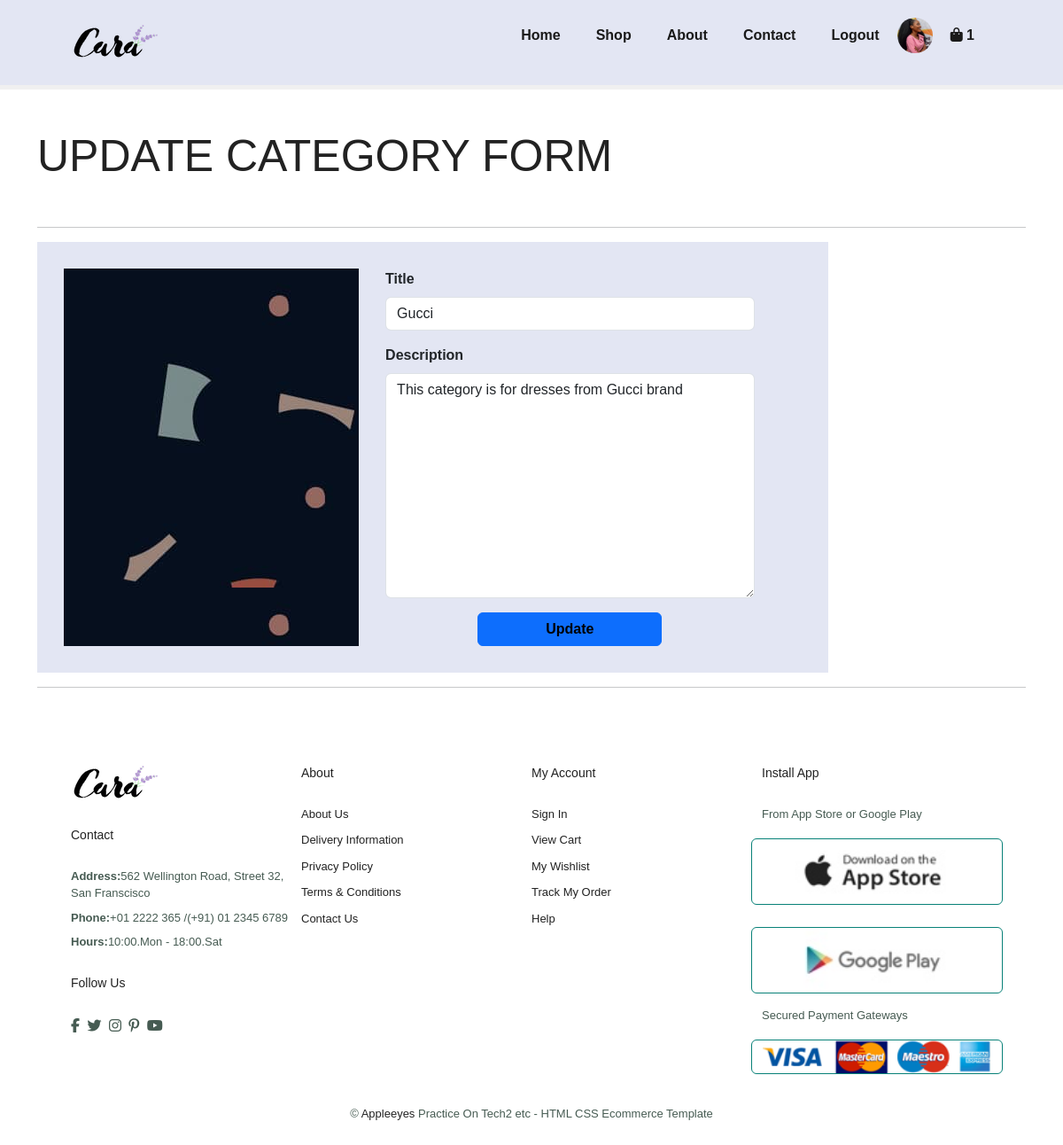
/admin/categories/update?id=1 (signed in), run on the app's committed database.
### tables this page shows
CREATE TABLE `categories` (
  `category_id` tinyint(4) NOT NULL,
  `title` varchar(30) NOT NULL,
  `description` text NOT NULL
);

### config/auth.php (called while the page is built)
<?php
function authorizeAdmin()
{
    return isset($_SESSION['user_role']) && $_SESSION['user_role'];
}
?>

### src/Controllers/AdminController.php (called while the page is built, shortened)
<?php
class AdminController
{
    public function showUpdateCategoryForm()
    {
        $category_id = $_GET['id'];
        $admin = new Admin();
        $categoryData = $admin->fetchCategoryById($category_id);
        require_once __DIR__ . '/../Views/Users/admin/updateCategory.php';
    }
}

### src/App/Router.php (called while the page is built, shortened)
<?php
class Router
{
    private array $handlers;
    private function addHandler(string $method, string $path, $handler): void
    {
        $this->handlers[$method . $path] = [
            'path' => $path,
            'method' => $method,
            'handler' => $handler,
        ];
    }
    public function run()
    {
        $requestUri = parse_url($_SERVER['REQUEST_URI']);
        $requestPath = $requestUri['path'];
        $method = $_SERVER['REQUEST_METHOD'];
        $callback = null;
        foreach ($this->handlers as $handler){
            if ($handler['path'] === $requestPath && $method === $handler['method']){
                $callback = $handler['handler'];
            }
        }
        if(is_string($callback)){
            $parts = explode('::', $callback);
            if (is_array($parts)){
                $className = array_shift(array:$parts);
                $handler = new $className;
                $method = array_shift(array: $parts);
                $callback = [$handler, $method];
            }
        }
        call_user_func_array($callback, [
            array_merge($_GET, $_POST)
        ]);
    }
}

### index.php (called while the page is built, shortened)
<?php
require_once __DIR__ . "/config/database.php";
$router = new Router();
$router->get(path: BASE_URL, handler:MainController::class . '::execute');
$router->get(path: BASE_URL . 'about', handler: MainController::class . '::showAboutPage');
$router->get(path: BASE_URL . 'contact', handler: MainController::class . '::showContactPage');
$router->get(path: BASE_URL . 'product', handler: ProductController::class . '::execute');
$router->get(path: BASE_URL . 'product/add', handler: ProductController::class . '::showAddProductForm');
$router->post(path: BASE_URL . 'product/add', handler: ProductController::class . '::addProduct');
$router->get(path: BASE_URL . 'product/update', handler: ProductController::class . '::showUpdateProductForm');
$router->post(path: BASE_URL . 'product/update', handler: ProductController::class . '::UpdateProduct');
$router->get(path: BASE_URL . 'product/details', handler: ProductController::class . '::showProductDetails');
$router->post(path: BASE_URL . 'product/review', handler: ProductController::class . '::addReview');
$router->get(path: BASE_URL . 'product/all-reviews', handler: ProductController::class . '::showReviewPage');
$router->get(path: BASE_URL . 'product/search', handler: ProductController::class. '::userSearch');
$router->get(path: BASE_URL . 'product/category', handler: ProductController::class . '::showCategoryProduct');
$router->get(path: BASE_URL . 'register', handler: UserController::class . '::showUserRegisterForm');
$router->post(path: BASE_URL . 'register/add', handler: UserController::class . '::registerUser');
$router->get(path: BASE_URL . 'login', handler: UserController::class . '::showUserLoginForm');
$router->get(path: BASE_URL . 'logout', handler: UserController::class . '::logoutUser');
$router->post(path: BASE_URL . 'login/add', handler: UserController::class . '::loginUser');
$router->get(path: BASE_URL . 'cart', handler: CartController::class . '::execute');
$router->post(path: BASE_URL . 'cart/add', handler: CartController::class . '::addProductToCart');
$router->get(path: BASE_URL . 'cart/remove', handler: CartController::class . '::removeCartItem');
$router->get(path: BASE_URL . 'cart/checkout', handler: CartController::class . '::showCheckoutpage');
$router->post(path: BASE_URL . 'cart/process-checkout', handler: CartController::class . '::processCheckout');
$router->get(path: BASE_URL . 'cart/success', handler: OrderController::class . '::showSuccessPage');
$router->get(path: BASE_URL . 'cart/confirm-page', handler: OrderController::class . '::showConfirmPage');
$router->post(path: BASE_URL . 'cart/confirm-paid', handler: OrderController::class . '::confirmPaid');
$router->get(path: BASE_URL . 'admin', handler: AdminController::class . '::execute');
$router->get(path: BASE_URL . 'admin/add', handler: AdminController::class . '::showAddAdminForm');
$router->post(path: BASE_URL . 'admin/addAdmin', handler: AdminController::class . '::addAdmin');
$router->get(path: BASE_URL . 'admin/paidOrders', handler: AdminController::class . '::showPaidOrders');
$router->get(path: BASE_URL . 'admin/remove', handler: AdminController::class . '::removeUsers');
$router->get(path: BASE_URL . 'admin/categories', handler: AdminController::class . '::showCategories');
$router->get(path: BASE_URL . 'admin/category-form', handler: AdminController::class . '::showCategoryForm');
$router->post(path: BASE_URL . 'admin/categories/add', handler: AdminController::class . '::addCategories');
$router->get(path: BASE_URL . 'admin/categories/update', handler: AdminController::class . '::showUpdateCategoryForm');
$router->post(path: BASE_URL . 'admin/categories/update', handler: AdminController::class . '::updateCategories');
$router->get(path: BASE_URL . 'admin/categories/remove', handler: AdminController::class . '::removeCategories');
$router->get(path: BASE_URL . 'admin/products', handler: AdminController::class . '::showProductTable');
$router->get(path: BASE_URL . 'admin/products/remove', handler: AdminController::class . '::removeProducts');
$router->get(path: BASE_URL . 'admin/products/search', handler: AdminController::class . '::adminSearch');
$router->addNotFoundHandler(function () {
    require_once __DIR__ . '/src/Views/templates/404.php';
});
$router->run();
?>

### src/Models/Database.php (called while the page is built, shortened)
<?php
class Database
{
    protected $pdo;
    public function __construct()
    {
        $configPath = __DIR__ . '/../../config/database.php';
        try{
            $config = require $configPath;
            $dsn = "mysql:host={$config['host']};dbname={$config['dbname']}";
            $this->pdo = new \PDO($dsn, $config['username'], $config['password']);
            $this->pdo->setAttribute(\PDO::ATTR_ERRMODE, \PDO::ERRMODE_EXCEPTION);
        } catch (\PDOException $e) {
            die('<p class="error">Connection failed: ' . $e->getMessage() . '</p>');
            return null;
        }
    }
    public function fetch($query, $params = [])
    {
        try {
            $stmt = $this->pdo->prepare($query);
            $stmt->execute($params);
            return $stmt->fetch(\PDO::FETCH_OBJ);
        } catch (\PDOException $e) {
            die('<p class="error">Query failed: ' . $e->getMessage() . '</p>');
            return null;
        }
    }
}
?>

### config/database.php (called while the page is built)
<?php
return [
    'host' => 'localhost',
    'dbname' => 'online_shop',
    'username' => 'applw',
    'password' => 'apple@22',
];
?>

### src/Models/Admin.php (called while the page is built, shortened)
<?php
class Admin
{
    protected $db;
    public function __construct()
    {
        $this->db = new Database();
    }
    public function fetchCategoryById($category_id)
    {
        $query = "SELECT * FROM categories WHERE category_id = ?";
        return $this->db->fetch($query, [$category_id]);
    }
}

### src/Views/Users/admin/updateCategory.php (the view, shortened to what this page needs)
<?php
require_once __DIR__ . '/../../templates/header.php';
require_once __DIR__ . '/../../templates/navigation.php';
require_once __DIR__ . '/../../../../config/auth.php';
if (!authorizeAdmin()) {
    echo '<div class="alert alert-danger">You are not authorized to access this page.</div>';
} else {
?>
    <div class="container my-5">
        <h1 class="my-5">UPDATE CATEGORY FORM</h1>
        <hr>
        <div style="display: flex; width: 80%; background-color: #e3e6f3; padding: 30px;">
            <div style="background-image: url('/Online-shop/public/images/banner/b2.jpg'); width: 40%; margin-right: 30px;">
            </div>
            <form style="width: 50%;" action="<?php echo BASE_URL; ?>admin/categories/update" method="POST" enctype="multipart/form-data">
                <div class="mb-3">
                    <label style="font-weight: 800;" for="title" class="form-label">Title</label>
                    <input type="text" class="form-control" id="title" name="title" value="<?php echo $categoryData->title; ?>" placeholder="Category Title" required>
                </div>
                <div class="mb-3">
                    <label style="font-weight: 800;" for="description" class="form-label">Description</label>
                    <textarea class="form-control" rows="10" name="description" placeholder="Category Description" required><?= $categoryData->description; ?></textarea>
                </div>
                <div class="d-grid gap-2 col-6 mx-auto">
                    <button style="color: black; font-weight: 800;" class="btn btn-primary" type="submit">Update</button>
                </div>
            </form>
        </div>
        <hr>
    </div>
<?php
    require_once __DIR__ . '/../../templates/footer.php';
}
?>

### public/css/style.css (style rules this page uses)
* { margin: 0; padding: 0; box-sizing: border-box; font-family: "Spartan", sans-serif; }
h1 { font-size: 50px; line-height: 64px; color: #222; }
body { width: 100%; }

### data on the page
categories: title "Gucci", description "This category is for dresses from Gucci brand"

### other printed values
$cartCount "1"
